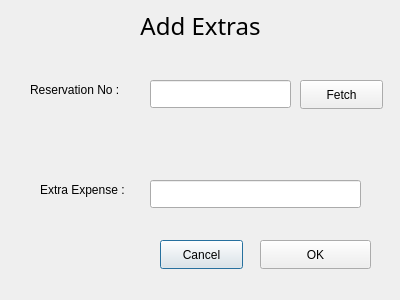
<?xml version="1.0" encoding="UTF-8"?>
<ui version="4.0">
 <class>ExtraDialog</class>
 <widget class="QDialog" name="ExtraDialog">
  <property name="geometry">
   <rect>
    <x>0</x>
    <y>0</y>
    <width>400</width>
    <height>300</height>
   </rect>
  </property>
  <property name="windowTitle">
   <string>Dialog</string>
  </property>
  <widget class="QLabel" name="label">
   <property name="geometry">
    <rect>
     <x>10</x>
     <y>10</y>
     <width>381</width>
     <height>31</height>
    </rect>
   </property>
   <property name="font">
    <font>
     <family>Rockwell</family>
     <pointsize>18</pointsize>
    </font>
   </property>
   <property name="text">
    <string>Add Extras</string>
   </property>
   <property name="alignment">
    <set>Qt::AlignmentFlag::AlignCenter</set>
   </property>
  </widget>
  <widget class="QLabel" name="label_2">
   <property name="geometry">
    <rect>
     <x>30</x>
     <y>80</y>
     <width>121</width>
     <height>20</height>
    </rect>
   </property>
   <property name="text">
    <string>Reservation No :</string>
   </property>
  </widget>
  <widget class="QLineEdit" name="lineEditReservationNo">
   <property name="geometry">
    <rect>
     <x>150</x>
     <y>80</y>
     <width>141</width>
     <height>28</height>
    </rect>
   </property>
  </widget>
  <widget class="QLabel" name="labelCustomerInfo">
   <property name="geometry">
    <rect>
     <x>60</x>
     <y>120</y>
     <width>311</width>
     <height>20</height>
    </rect>
   </property>
   <property name="text">
    <string/>
   </property>
  </widget>
  <widget class="QLabel" name="label2">
   <property name="geometry">
    <rect>
     <x>90</x>
     <y>170</y>
     <width>51</width>
     <height>20</height>
    </rect>
   </property>
   <property name="text">
    <string/>
   </property>
  </widget>
  <widget class="QLineEdit" name="lineEditExtra">
   <property name="geometry">
    <rect>
     <x>150</x>
     <y>180</y>
     <width>211</width>
     <height>28</height>
    </rect>
   </property>
  </widget>
  <widget class="QLabel" name="label_3">
   <property name="geometry">
    <rect>
     <x>40</x>
     <y>180</y>
     <width>111</width>
     <height>20</height>
    </rect>
   </property>
   <property name="text">
    <string>Extra Expense :</string>
   </property>
  </widget>
  <widget class="QPushButton" name="pushButtonCancel">
   <property name="geometry">
    <rect>
     <x>160</x>
     <y>240</y>
     <width>83</width>
     <height>29</height>
    </rect>
   </property>
   <property name="text">
    <string>Cancel</string>
   </property>
  </widget>
  <widget class="QPushButton" name="pushButtonOk">
   <property name="geometry">
    <rect>
     <x>260</x>
     <y>240</y>
     <width>111</width>
     <height>29</height>
    </rect>
   </property>
   <property name="text">
    <string>OK</string>
   </property>
  </widget>
  <widget class="QPushButton" name="pushButtonFetch">
   <property name="geometry">
    <rect>
     <x>300</x>
     <y>80</y>
     <width>83</width>
     <height>29</height>
    </rect>
   </property>
   <property name="text">
    <string>Fetch</string>
   </property>
  </widget>
 </widget>
 <resources/>
 <connections/>
</ui>
